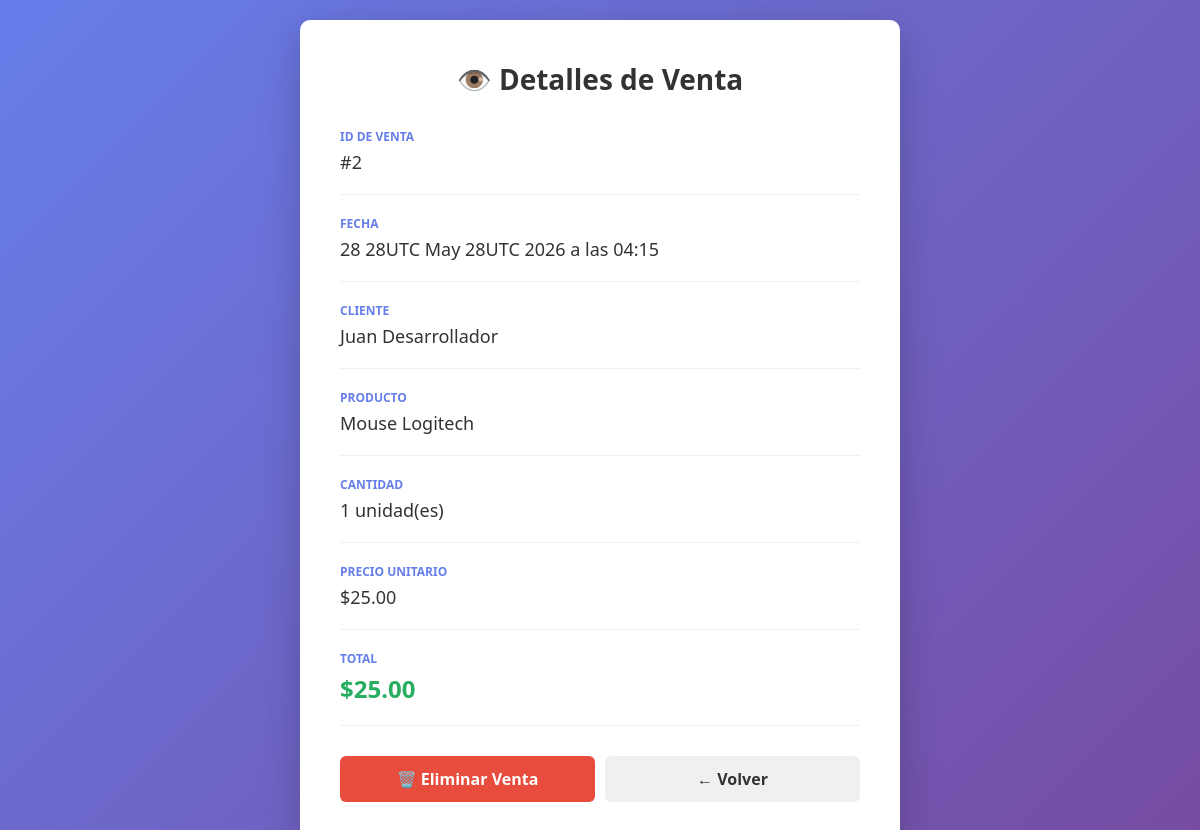
/controladores/ver.php?id=2, run on the app's committed database.
### tables this page shows
CREATE TABLE IF NOT EXISTS ventas (
    id INT AUTO_INCREMENT PRIMARY KEY,
    cliente_id INT NOT NULL,
    producto_id INT NOT NULL,
    cantidad INT NOT NULL,
    precio_unitario DECIMAL(10, 2) NOT NULL,
    total DECIMAL(10, 2) NOT NULL,
    fecha_venta TIMESTAMP DEFAULT CURRENT_TIMESTAMP,
    FOREIGN KEY (cliente_id) REFERENCES clientes(id) ON DELETE CASCADE,
    FOREIGN KEY (producto_id) REFERENCES productos(id) ON DELETE CASCADE
);

CREATE TABLE IF NOT EXISTS clientes (
    id INT AUTO_INCREMENT PRIMARY KEY,
    nombre VARCHAR(100) NOT NULL,
    telefono VARCHAR(20),
    email VARCHAR(100),
    fecha_creacion TIMESTAMP DEFAULT CURRENT_TIMESTAMP
);

CREATE TABLE IF NOT EXISTS productos (
    id INT AUTO_INCREMENT PRIMARY KEY,
    nombre VARCHAR(100) NOT NULL,
    precio DECIMAL(10, 2) NOT NULL,
    stock INT DEFAULT 0,
    fecha_creacion TIMESTAMP DEFAULT CURRENT_TIMESTAMP
);

### controladores/ver.php (called while the page is built, shortened)
<?php
require_once '../modelos/conexion.php';
include '../vistas/ver.php';
?>

### modelos/conexion.php (called while the page is built, shortened)
<?php
class Venta {
    private $conexion;
    public function __construct($conn) {
        $this->conexion = $conn;
    }
    public function obtenerVentaPorId($id) {
        $sql = "SELECT v.*, c.nombre as cliente_nombre, p.nombre as producto_nombre
                FROM ventas v
                JOIN clientes c ON v.cliente_id = c.id
                JOIN productos p ON v.producto_id = p.id
                WHERE v.id = ?";
        $stmt = $this->conexion->prepare($sql);
        $stmt->bind_param("i", $id);
        $stmt->execute();
        return $stmt->get_result()->fetch_assoc();
    }
}
?>

### vistas/ver.php (the view, shortened to what this page needs)
<?php
require_once '../modelos/conexion.php';
$venta = new Venta($conexion);
$datos = $venta->obtenerVentaPorId($_GET['id']);
?>
<!DOCTYPE html>
<html lang="es">
<head>
</head>
<body>
    <div class="container">
        <h1>👁️ Detalles de Venta</h1>
        <div class="detail-group">
            <div class="detail-label">ID de Venta</div>
            <div class="detail-value">#<?php echo $datos['id']; ?></div>
        </div>
        <div class="detail-group">
            <div class="detail-label">Fecha</div>
            <div class="detail-value"><?php echo date('d de F de Y \a \l\a\s H:i', strtotime($datos['fecha_venta'])); ?></div>
        </div>
        <div class="detail-group">
            <div class="detail-label">Cliente</div>
            <div class="detail-value"><?php echo htmlspecialchars($datos['cliente_nombre']); ?></div>
        </div>
        <div class="detail-group">
            <div class="detail-label">Producto</div>
            <div class="detail-value"><?php echo htmlspecialchars($datos['producto_nombre']); ?></div>
        </div>
        <div class="detail-group">
            <div class="detail-label">Cantidad</div>
            <div class="detail-value"><?php echo $datos['cantidad']; ?> unidad(es)</div>
        </div>
        <div class="detail-group">
            <div class="detail-label">Precio Unitario</div>
            <div class="detail-value">$<?php echo number_format($datos['precio_unitario'], 2); ?></div>
        </div>
        <div class="detail-group">
            <div class="detail-label">Total</div>
            <div class="detail-value amount">$<?php echo number_format($datos['total'], 2); ?></div>
        </div>
        <div class="button-group">
            <a href="../controladores/eliminar.php?id=<?php echo $datos['id']; ?>" class="btn-delete"
               onclick="return confirm('¿Estás seguro de eliminar esta venta? El stock será recuperado.');">
                🗑️ Eliminar Venta
            </a>
            <a href="../vistas/listado.php" class="btn-back">← Volver</a>
        </div>
    </div>
</body>
</html>

### vistas/ver.php (style rules this page uses)
* { margin: 0; padding: 0; box-sizing: border-box; }
body { background: linear-gradient(135deg, #667eea 0%, #764ba2 100%); min-height: 100vh; display: flex; justify-content: center; align-items: center; font-family: 'Segoe UI', Tahoma, Geneva, Verdana, sans-serif; padding: 20px; }
.container { background: white; border-radius: 10px; box-shadow: 0 10px 40px rgba(0, 0, 0, 0.2); padding: 40px; max-width: 600px; width: 100%; }
h1 { color: #333; margin-bottom: 30px; text-align: center; font-size: 28px; }
.detail-group { margin-bottom: 20px; padding-bottom: 20px; border-bottom: 1px solid #f0f0f0; }
.detail-label { color: #667eea; font-weight: 600; font-size: 12px; text-transform: uppercase; margin-bottom: 5px; }
.detail-value { color: #333; font-size: 18px; font-weight: 500; }
.detail-value.amount { color: #27ae60; font-size: 24px; font-weight: 700; }
.button-group { display: flex; gap: 10px; margin-top: 30px; }
button, a { flex: 1; padding: 12px; border: none; border-radius: 6px; font-size: 16px; font-weight: 600; cursor: pointer; transition: all 0.3s; text-decoration: none; text-align: center; display: block; }
.btn-delete { background: #e74c3c; color: white; }
.btn-back { background: #f0f0f0; color: #333; }

### data on the page
ventas: id "2", fecha_venta "28 28UTC May 28UTC 2026 a las 04:15", cliente.nombre "Juan Desarrollador", producto.nombre "Mouse Logitech", cantidad "1", precio_unitario "25.00", total "25.00"
